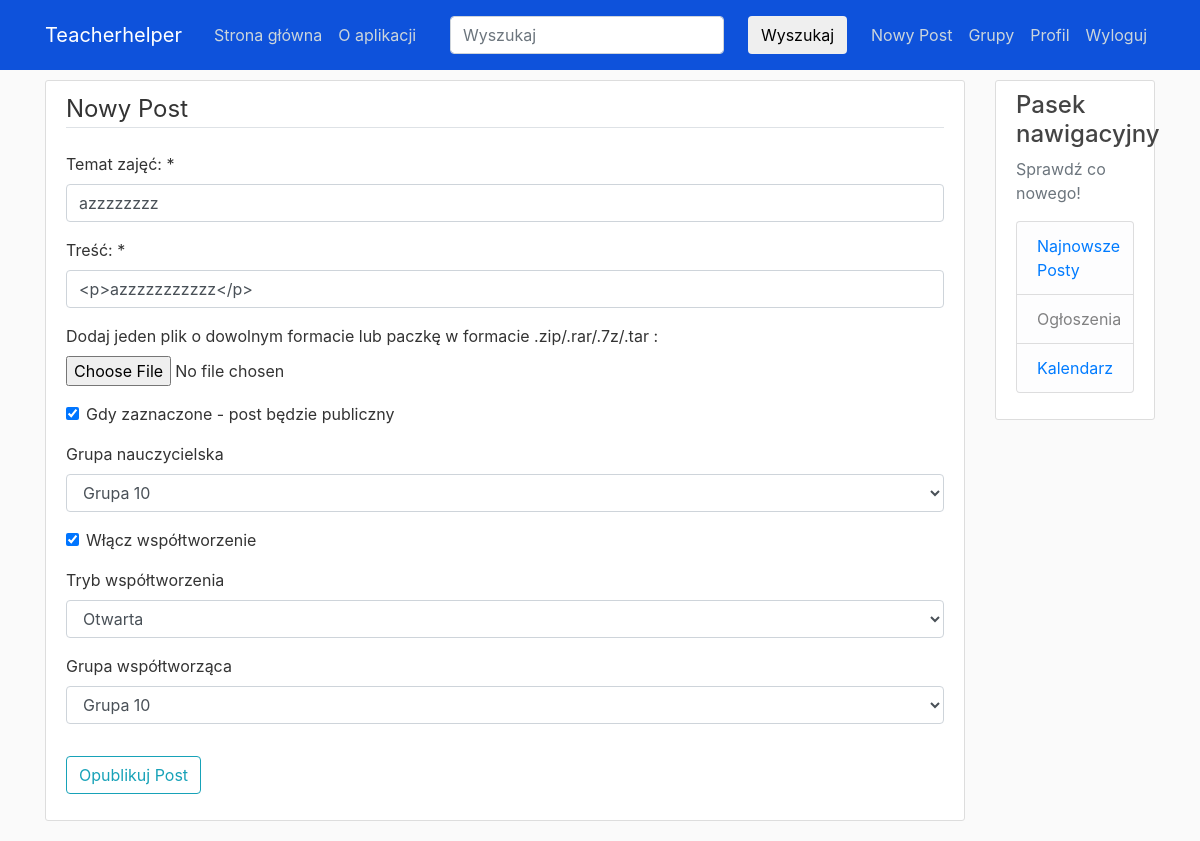
Screenshot of /post/69/update (signed in) with the database file from the repository.
### blog/models.py (models this page shows, shortened)
class Post(models.Model):
    title = models.CharField(max_length=100, verbose_name='Temat zajęć: ')
    content = models.TextField(verbose_name='Materiały (linki, ciekawostki itp.): ')
    uploaded_file = models.FileField(null=True, blank=True, upload_to='uploaded_files/',
                                     verbose_name='Dodaj jeden plik o dowolnym formacie lub paczkę w formacie .zip/.rar/.7z/.tar : ')
    visibility = models.BooleanField(verbose_name='Gdy zaznaczone - post będzie publiczny', default=True)
    date_posted = models.DateTimeField(default=timezone.now)
    author = models.ForeignKey(User, on_delete=models.CASCADE)
    group = models.ForeignKey(Group, on_delete=models.SET_NULL, null=True, blank=True,
                              verbose_name='Grupa nauczycielska')
    co_creation_enabled = models.BooleanField(default=False, verbose_name="Włącz współtworzenie")
    co_creation_mode = models.CharField(
        max_length=10,
        choices=[('open', 'Otwarta'), ('closed', 'Zamknięta')],
        default='open',
        verbose_name='Tryb współtworzenia'
    )
    co_creation_group = models.ForeignKey(Group, on_delete=models.SET_NULL, null=True, blank=True,
                                          related_name='co_creation_group', verbose_name='Grupa współtworząca')

### blog/views.py (the view, shortened to what this page needs)
# urls.py: path('post/<int:pk>/update', PostUpdateView.as_view(), name='post-update'),
class PostUpdateView(LoginRequiredMixin, UserPassesTestMixin, UpdateView):
    model = Post
    form_class = PostForm
    template_name = 'blog/post_form.html'
    def test_func(self):
        post = self.get_object()
        return self.request.user == post.author or self.request.user in post.co_creation_group.members.all()

### users/forms.py
class PostForm(forms.ModelForm):
    content = forms.CharField(widget=TinyMCE(attrs={'cols': 80, 'rows': 30}), label='Treść: ')
    co_creation_enabled = forms.BooleanField(required=False, label="Włącz współtworzenie")
    co_creation_mode = forms.ChoiceField(
        choices=[('open', 'Otwarta'), ('closed', 'Zamknięta')],
        label='Tryb współtworzenia',
        required=False
    )
    co_creation_group = forms.ModelChoiceField(
        queryset=Group.objects.all(),
        required=False,
        label='Grupa współtworząca'
    )
    class Meta:
        model = Post
        fields = ['title', 'content', 'uploaded_file', 'visibility', 'group', 'co_creation_enabled', 'co_creation_mode', 'co_creation_group']

### users/models.py (called while the page is built)
    def __str__(self):
        return self.name

### blog/templates/blog/post_form.html (shortened to what this page needs)
{% extends "blog/base.html" %}
{% load crispy_forms_tags %}
{% block content %}
    <div class="content-section">
        <form method="POST" enctype="multipart/form-data">
            <fieldset class="form-group">
                <legend class="border-bottom mb-4">Nowy Post</legend>
                {{ form|crispy }}
            </fieldset>
            <div class="form-group">
                <button class="btn btn-outline-info" type="submit">Opublikuj Post</button>
            </div>
            </form>
    </div>
{% endblock content %}

### blog/static/blog/main.css (style rules this page uses)
body { background: #fafafa; color: #333333; margin-top: 5rem; }
.content-section { background: #ffffff; padding: 10px 20px; border: 1px solid #dddddd; border-radius: 3px; margin-bottom: 20px; }

### rows the page displays
Post: title "azzzzzzzz", content "<p>azzzzzzzzzzz</p>", visibility "☑", group "Grupa 10", co_creation_enabled "☑", co_creation_mode "Otwarta", co_creation_group "Grupa 10"
